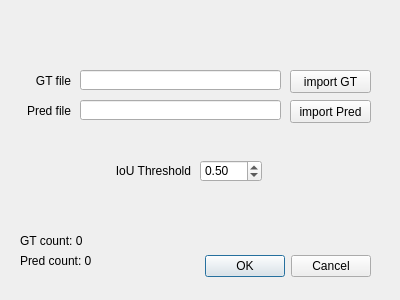
<?xml version="1.0" encoding="UTF-8"?>
<ui version="4.0">
 <class>PolygonEvaluatorDialogBase</class>
 <widget class="QDialog" name="PolygonEvaluatorDialogBase">
  <property name="geometry">
   <rect>
    <x>0</x>
    <y>0</y>
    <width>400</width>
    <height>300</height>
   </rect>
  </property>
  <property name="windowTitle">
   <string>Polygon Evaluator</string>
  </property>
  <widget class="QDialogButtonBox" name="button_box">
   <property name="geometry">
    <rect>
     <x>30</x>
     <y>250</y>
     <width>341</width>
     <height>32</height>
    </rect>
   </property>
   <property name="orientation">
    <enum>Qt::Horizontal</enum>
   </property>
   <property name="standardButtons">
    <set>QDialogButtonBox::Cancel|QDialogButtonBox::Ok</set>
   </property>
  </widget>
  <widget class="QLineEdit" name="lineEdit_gt">
   <property name="geometry">
    <rect>
     <x>80</x>
     <y>70</y>
     <width>201</width>
     <height>20</height>
    </rect>
   </property>
  </widget>
  <widget class="QLabel" name="label_gt">
   <property name="geometry">
    <rect>
     <x>20</x>
     <y>70</y>
     <width>51</width>
     <height>21</height>
    </rect>
   </property>
   <property name="text">
    <string>GT file</string>
   </property>
   <property name="alignment">
    <set>Qt::AlignRight|Qt::AlignTrailing|Qt::AlignVCenter</set>
   </property>
  </widget>
  <widget class="QLabel" name="label_pred">
   <property name="geometry">
    <rect>
     <x>20</x>
     <y>100</y>
     <width>51</width>
     <height>21</height>
    </rect>
   </property>
   <property name="text">
    <string>Pred file</string>
   </property>
   <property name="alignment">
    <set>Qt::AlignRight|Qt::AlignTrailing|Qt::AlignVCenter</set>
   </property>
  </widget>
  <widget class="QLineEdit" name="lineEdit_pred">
   <property name="geometry">
    <rect>
     <x>80</x>
     <y>100</y>
     <width>201</width>
     <height>20</height>
    </rect>
   </property>
  </widget>
  <widget class="QPushButton" name="pushButton_pred">
   <property name="geometry">
    <rect>
     <x>290</x>
     <y>100</y>
     <width>81</width>
     <height>23</height>
    </rect>
   </property>
   <property name="text">
    <string>import Pred</string>
   </property>
  </widget>
  <widget class="QPushButton" name="pushButton_gt">
   <property name="geometry">
    <rect>
     <x>290</x>
     <y>70</y>
     <width>81</width>
     <height>23</height>
    </rect>
   </property>
   <property name="text">
    <string>import GT</string>
   </property>
  </widget>
  <widget class="QDoubleSpinBox" name="doubleSpinBox">
   <property name="geometry">
    <rect>
     <x>200</x>
     <y>160</y>
     <width>62</width>
     <height>22</height>
    </rect>
   </property>
   <property name="maximum">
    <double>1.000000000000000</double>
   </property>
   <property name="singleStep">
    <double>0.500000000000000</double>
   </property>
   <property name="value">
    <double>0.500000000000000</double>
   </property>
  </widget>
  <widget class="QLabel" name="label_threshold">
   <property name="geometry">
    <rect>
     <x>110</x>
     <y>160</y>
     <width>81</width>
     <height>21</height>
    </rect>
   </property>
   <property name="text">
    <string>IoU Threshold</string>
   </property>
   <property name="alignment">
    <set>Qt::AlignRight|Qt::AlignTrailing|Qt::AlignVCenter</set>
   </property>
  </widget>
  <widget class="QLabel" name="label_gtCount">
   <property name="geometry">
    <rect>
     <x>20</x>
     <y>230</y>
     <width>91</width>
     <height>21</height>
    </rect>
   </property>
   <property name="text">
    <string>GT count: 0</string>
   </property>
   <property name="alignment">
    <set>Qt::AlignLeading|Qt::AlignLeft|Qt::AlignVCenter</set>
   </property>
  </widget>
  <widget class="QLabel" name="label_predCount">
   <property name="geometry">
    <rect>
     <x>20</x>
     <y>250</y>
     <width>91</width>
     <height>21</height>
    </rect>
   </property>
   <property name="text">
    <string>Pred count: 0</string>
   </property>
   <property name="alignment">
    <set>Qt::AlignLeading|Qt::AlignLeft|Qt::AlignVCenter</set>
   </property>
  </widget>
 </widget>
 <resources/>
 <connections>
  <connection>
   <sender>button_box</sender>
   <signal>accepted()</signal>
   <receiver>PolygonEvaluatorDialogBase</receiver>
   <slot>accept()</slot>
   <hints>
    <hint type="sourcelabel">
     <x>20</x>
     <y>20</y>
    </hint>
    <hint type="destinationlabel">
     <x>20</x>
     <y>20</y>
    </hint>
   </hints>
  </connection>
  <connection>
   <sender>button_box</sender>
   <signal>rejected()</signal>
   <receiver>PolygonEvaluatorDialogBase</receiver>
   <slot>reject()</slot>
   <hints>
    <hint type="sourcelabel">
     <x>20</x>
     <y>20</y>
    </hint>
    <hint type="destinationlabel">
     <x>20</x>
     <y>20</y>
    </hint>
   </hints>
  </connection>
 </connections>
</ui>
